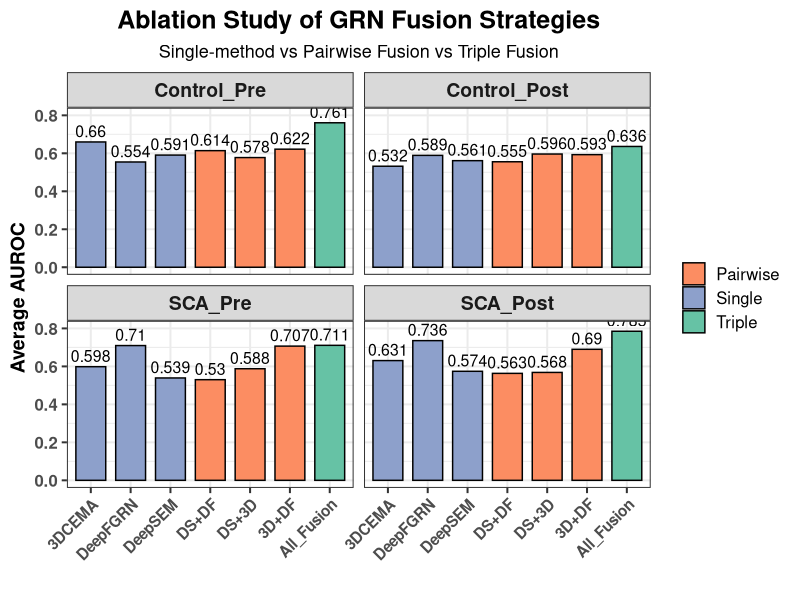
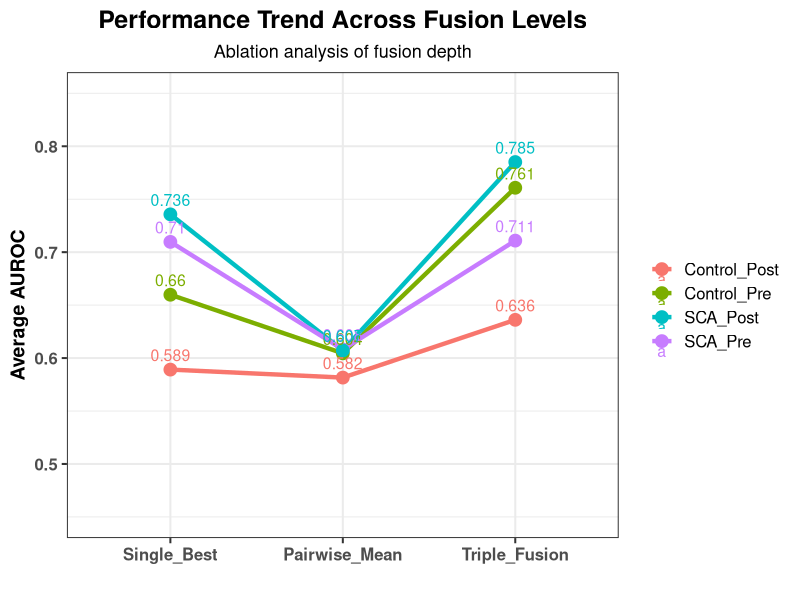
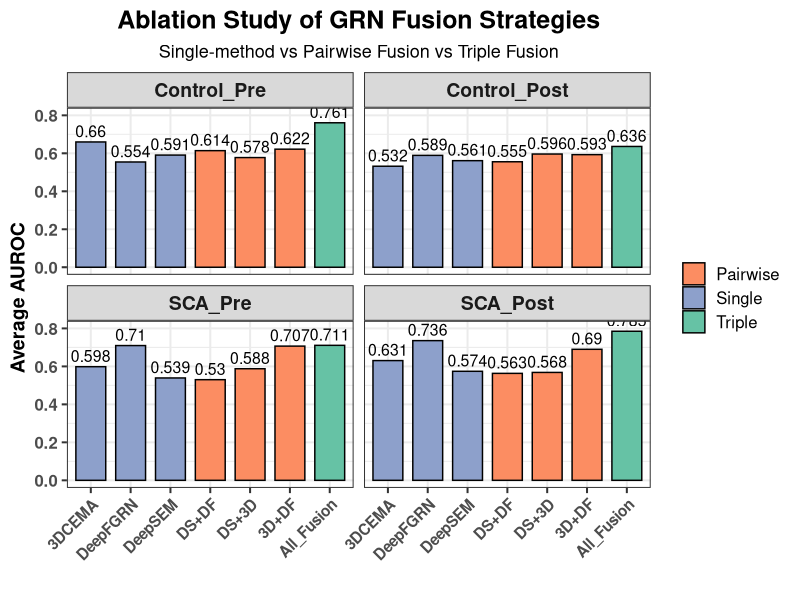
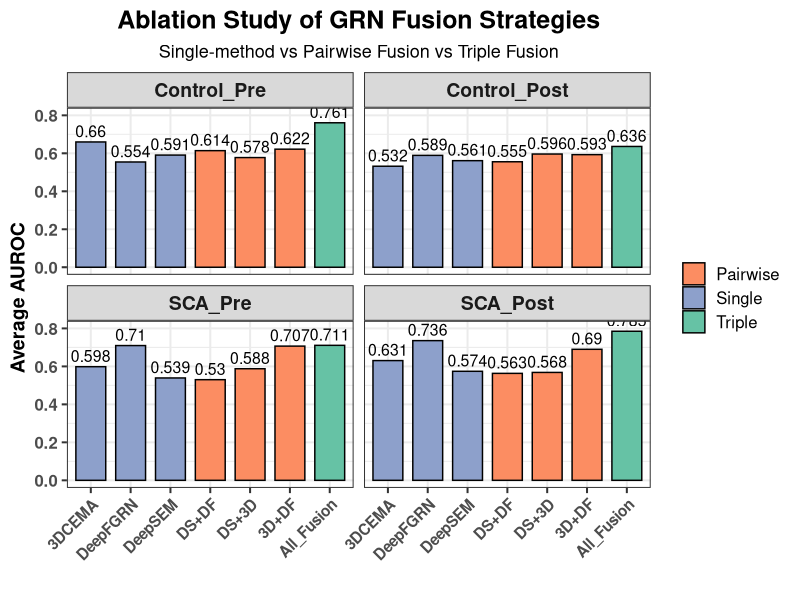
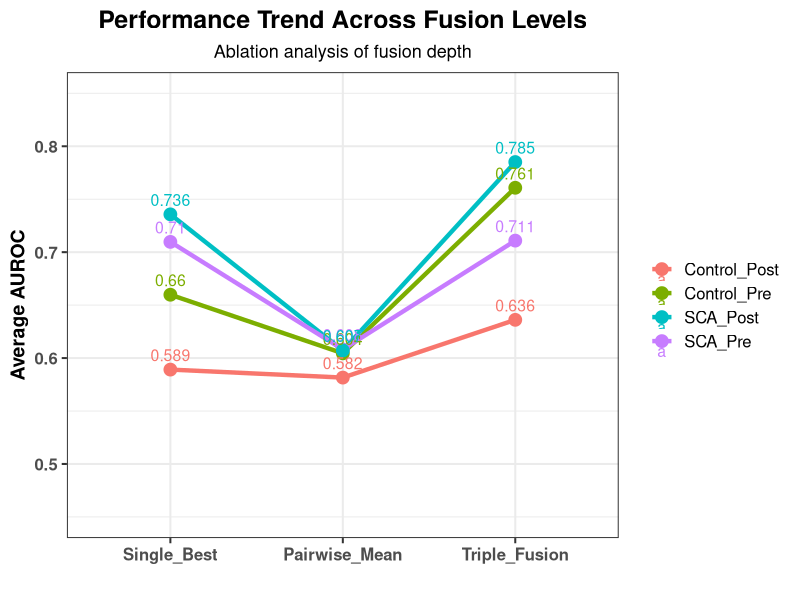
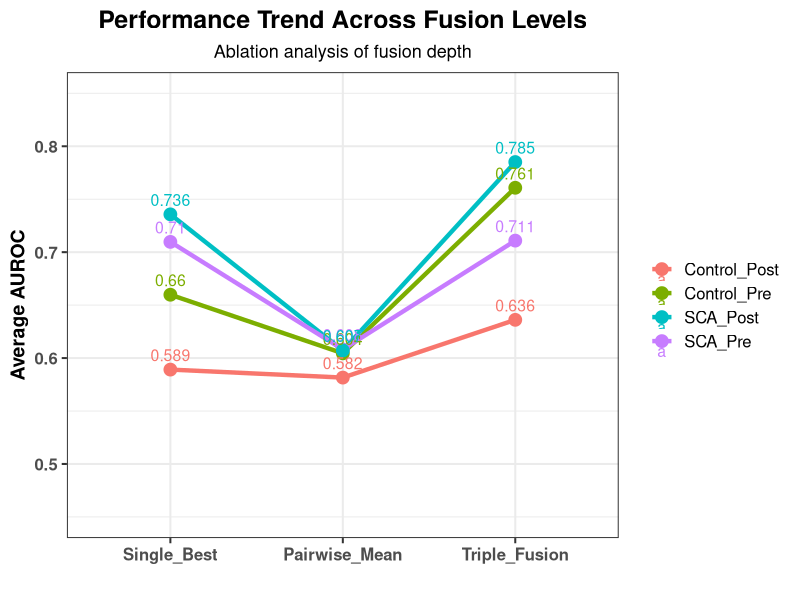

R code for these plots, in order:
# ============================================================
# Ablation Study Visualization for GRN Fusion Strategies
# ============================================================
# Purpose:
# This script visualizes the results of an ablation study comparing
# different GRN Gene Regulatory Network fusion strategies across
# four experimental conditions. It generates bar plots and trend
# plots to compare single methods, pairwise fusions, and triple
# fusion approaches.
#
# Input:
#   Hard-coded data frame containing:
#   - Group: Experimental conditions Control_Pre Control_Post SCA_Pre SCA_Post
#   - Method: Seven fusion strategies 3DCEMA DeepFGRN DeepSEM DS+DF DS+3D 3D+DF All_Fusion
#   - AVG_AUROC: Average AUROC values for each method and group combination
#
# Output:
#   1. Ablation_Barplot.pdf and .png - Bar plot showing AUROC across methods
#   2. Fusion_Trend.pdf and .png - Line plot showing performance trends
#   3. Ablation_Data.csv - Raw data used for plotting
#   4. Fusion_Trend_Data.csv - Trend data in long format
#   5. Console output confirming completion and output directory location
#
# Note: All visualizations use consistent color coding:
#       Single methods blue Pairwise fusions orange Triple fusion green
# ============================================================

# ============================================================
# 1. Load R packages
# ============================================================

library(ggplot2)
library(dplyr)
library(tidyr)

# ============================================================
# 2. Create output directory
# ============================================================

outdir <- "E:/SCD/下游分析/消融实验"

if (!dir.exists(outdir)) {
  dir.create(outdir, recursive = TRUE)
}

# ============================================================
# 3. Input data
# ============================================================

df <- data.frame(
  
  Group = c(
    rep("Control_Pre", 7),
    rep("Control_Post", 7),
    rep("SCA_Pre", 7),
    rep("SCA_Post", 7)
  ),
  
  Method = c(
    
    # -------------------------
    # Control_Pre
    # -------------------------
    "3DCEMA",
    "DeepFGRN",
    "DeepSEM",
    "DS+DF",
    "DS+3D",
    "3D+DF",
    "All_Fusion",
    
    # -------------------------
    # Control_Post
    # -------------------------
    "3DCEMA",
    "DeepFGRN",
    "DeepSEM",
    "DS+DF",
    "DS+3D",
    "3D+DF",
    "All_Fusion",
    
    # -------------------------
    # SCA_Pre
    # -------------------------
    "3DCEMA",
    "DeepFGRN",
    "DeepSEM",
    "DS+DF",
    "DS+3D",
    "3D+DF",
    "All_Fusion",
    
    # -------------------------
    # SCA_Post
    # -------------------------
    "3DCEMA",
    "DeepFGRN",
    "DeepSEM",
    "DS+DF",
    "DS+3D",
    "3D+DF",
    "All_Fusion"
  ),
  
  AVG_AUROC = c(
    
    # =====================================================
    # Control_Pre
    # =====================================================
    
    0.6598,
    0.5543,
    0.5907,
    
    mean(c(0.6573,0.5961,0.5887), na.rm = TRUE),
    
    mean(c(0.6456,0.4851,0.6020), na.rm = TRUE),
    
    0.6218,
    
    0.7608,
    
    # =====================================================
    # Control_Post
    # =====================================================
    
    0.5320,
    0.5891,
    0.5613,
    
    mean(c(0.6035,0.5238,0.5391), na.rm = TRUE),
    
    mean(c(0.7255,0.4999,0.5632), na.rm = TRUE),
    
    mean(c(0.7052,0.5177,0.5561), na.rm = TRUE),
    
    0.6361,
    
    # =====================================================
    # SCA_Pre
    # =====================================================
    
    0.5984,
    0.7097,
    0.5391,
    
    mean(c(0.4928,0.5829,0.5144), na.rm = TRUE),
    
    mean(c(0.6073,0.6091,0.5467), na.rm = TRUE),
    
    mean(c(0.6127,0.6949,0.8128), na.rm = TRUE),
    
    0.7109,
    
    # =====================================================
    # SCA_Post
    # =====================================================
    
    0.6306,
    0.7357,
    0.5742,
    
    mean(c(0.6080,0.5789,0.5029), na.rm = TRUE),
    
    mean(c(0.5195,0.6697,0.5155), na.rm = TRUE),
    
    mean(c(0.5889,0.9824,0.4988), na.rm = TRUE),
    
    0.7851
  )
)

# ============================================================
# 4. Add category column
# ============================================================

df$Category <- rep(
  c(
    rep("Single", 3),
    rep("Pairwise", 3),
    "Triple"
  ),
  times = 4
)

# ============================================================
# 5. Set method order
# ============================================================

df$Method <- factor(
  df$Method,
  levels = c(
    "3DCEMA",
    "DeepFGRN",
    "DeepSEM",
    "DS+DF",
    "DS+3D",
    "3D+DF",
    "All_Fusion"
  )
)

# ============================================================
# 6. Set group order
# ============================================================

df$Group <- factor(
  df$Group,
  levels = c(
    "Control_Pre",
    "Control_Post",
    "SCA_Pre",
    "SCA_Post"
  )
)

# ============================================================
# 7. Create main plot ablation bar plot
# ============================================================

p1 <- ggplot(
  df,
  aes(
    x = Method,
    y = AVG_AUROC,
    fill = Category
  )
) +
  
  geom_bar(
    stat = "identity",
    width = 0.75,
    color = "black"
  ) +
  
  facet_wrap(
    ~Group,
    nrow = 2
  ) +
  
  geom_text(
    aes(label = round(AVG_AUROC, 3)),
    vjust = -0.4,
    size = 4
  ) +
  
  scale_fill_manual(
    values = c(
      "Single" = "#8DA0CB",
      "Pairwise" = "#FC8D62",
      "Triple" = "#66C2A5"
    )
  ) +
  
  ylim(0, 0.8) +
  
  labs(
    title = "Ablation Study of GRN Fusion Strategies",
    subtitle = "Single-method vs Pairwise Fusion vs Triple Fusion",
    x = "",
    y = "Average AUROC"
  ) +
  
  theme_bw(base_size = 15) +
  
  theme(
    
    axis.text.x = element_text(
      angle = 45,
      hjust = 1,
      face = "bold",
      size = 11
    ),
    
    axis.text.y = element_text(
      face = "bold"
    ),
    
    axis.title.y = element_text(
      face = "bold",
      size = 14
    ),
    
    strip.text = element_text(
      size = 14,
      face = "bold"
    ),
    
    legend.title = element_blank(),
    
    legend.text = element_text(
      size = 12
    ),
    
    plot.title = element_text(
      face = "bold",
      size = 18,
      hjust = 0.5
    ),
    
    plot.subtitle = element_text(
      size = 13,
      hjust = 0.5
    )
  )

# Display
print(p1)

# ============================================================
# 8. Save main plot
# ============================================================

ggsave(
  filename = file.path(outdir, "Ablation_Barplot.pdf"),
  plot = p1,
  width = 14,
  height = 8
)

ggsave(
  filename = file.path(outdir, "Ablation_Barplot.png"),
  plot = p1,
  width = 14,
  height = 8,
  dpi = 600
)

# ============================================================
# 9. Build trend data
# ============================================================

trend_df <- data.frame(
  
  Group = c(
    "Control_Pre",
    "Control_Post",
    "SCA_Pre",
    "SCA_Post"
  ),
  
  Single_Best = c(
    0.6598,
    0.5891,
    0.7097,
    0.7357
  ),
  
  Pairwise_Mean = c(
    
    mean(c(
      mean(c(0.6573,0.5961,0.5887)),
      mean(c(0.6456,0.4851,0.6020)),
      0.6218
    )),
    
    mean(c(
      mean(c(0.6035,0.5238,0.5391)),
      mean(c(0.7255,0.4999,0.5632)),
      mean(c(0.7052,0.5177,0.5561))
    )),
    
    mean(c(
      mean(c(0.4928,0.5829,0.5144)),
      mean(c(0.6073,0.6091,0.5467)),
      mean(c(0.6127,0.6949,0.8128))
    )),
    
    mean(c(
      mean(c(0.6080,0.5789,0.5029)),
      mean(c(0.5195,0.6697,0.5155)),
      mean(c(0.5889,0.9824,0.4988))
    ))
  ),
  
  Triple_Fusion = c(
    0.7608,
    0.6361,
    0.7109,
    0.7851
  )
)

# ============================================================
# 10. Convert to long format
# ============================================================

trend_long <- trend_df %>%
  pivot_longer(
    cols = -Group,
    names_to = "Fusion_Level",
    values_to = "AUROC"
  )

# ============================================================
# 11. Set factor order
# ============================================================

trend_long$Fusion_Level <- factor(
  trend_long$Fusion_Level,
  levels = c(
    "Single_Best",
    "Pairwise_Mean",
    "Triple_Fusion"
  )
)

# ============================================================
# 12. Create trend plot
# ============================================================

p2 <- ggplot(
  trend_long,
  aes(
    x = Fusion_Level,
    y = AUROC,
    group = Group,
    color = Group
  )
) +
  
  geom_line(
    linewidth = 1.5
  ) +
  
  geom_point(
    size = 4
  ) +
  
  geom_text(
    aes(label = round(AUROC, 3)),
    vjust = -0.7,
    size = 4
  ) +
  
  ylim(0.45, 0.85) +
  
  labs(
    title = "Performance Trend Across Fusion Levels",
    subtitle = "Ablation analysis of fusion depth",
    x = "",
    y = "Average AUROC"
  ) +
  
  theme_bw(base_size = 15) +
  
  theme(
    
    axis.text = element_text(
      face = "bold"
    ),
    
    axis.title.y = element_text(
      face = "bold",
      size = 14
    ),
    
    legend.title = element_blank(),
    
    legend.text = element_text(
      size = 12
    ),
    
    plot.title = element_text(
      face = "bold",
      size = 18,
      hjust = 0.5
    ),
    
    plot.subtitle = element_text(
      size = 13,
      hjust = 0.5
    )
  )

# Display
print(p2)

# ============================================================
# 13. Save trend plot
# ============================================================

ggsave(
  filename = file.path(outdir, "Fusion_Trend.pdf"),
  plot = p2,
  width = 10,
  height = 7
)

ggsave(
  filename = file.path(outdir, "Fusion_Trend.png"),
  plot = p2,
  width = 10,
  height = 7,
  dpi = 600
)

# ============================================================
# 14. Save data tables
# ============================================================

write.csv(
  df,
  file = file.path(outdir, "Ablation_Data.csv"),
  row.names = FALSE
)

write.csv(
  trend_long,
  file = file.path(outdir, "Fusion_Trend_Data.csv"),
  row.names = FALSE
)

# ============================================================
# 15. Completion message
# ============================================================

cat("========================================\n")
cat("Ablation study visualization complete\n")
cat("Output directory\n")
cat(outdir, "\n")
cat("========================================\n")
